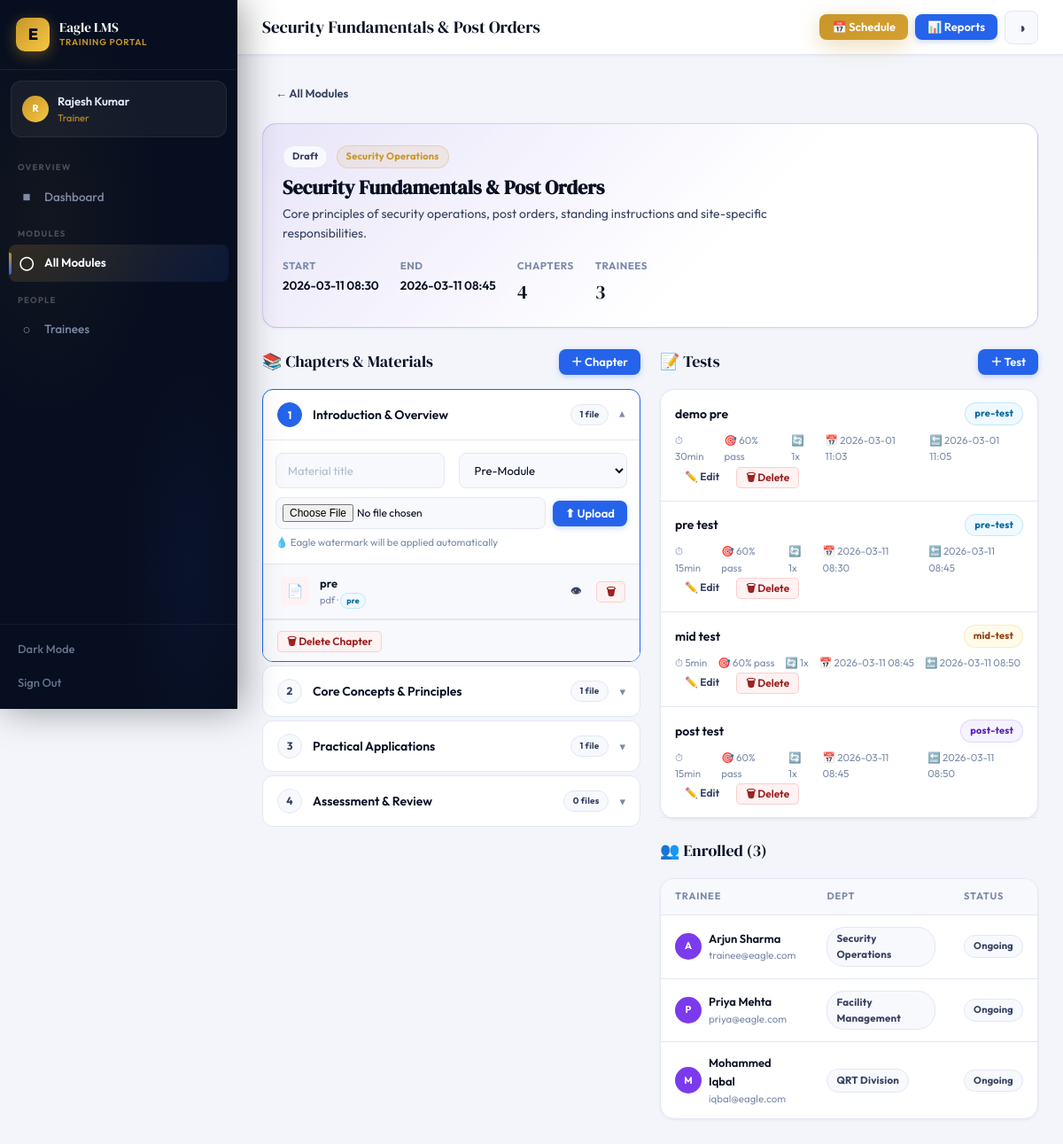
The app's page /trainer/module/1 (signed in) with its own data.
### tables this page shows
CREATE TABLE modules(
            id INTEGER PRIMARY KEY AUTOINCREMENT,
            title TEXT NOT NULL, description TEXT, category TEXT,
            trainer_id INTEGER, start_datetime TIMESTAMP, end_datetime TIMESTAMP,
            status TEXT DEFAULT 'draft', is_default BOOLEAN DEFAULT 0,
            color TEXT DEFAULT '#3B5BDB',
            created_at TIMESTAMP DEFAULT CURRENT_TIMESTAMP,
            FOREIGN KEY(trainer_id) REFERENCES users(id));

CREATE TABLE chapters(
            id INTEGER PRIMARY KEY AUTOINCREMENT,
            module_id INTEGER NOT NULL, title TEXT NOT NULL,
            order_num INTEGER DEFAULT 0,
            FOREIGN KEY(module_id) REFERENCES modules(id));

CREATE TABLE materials(
            id INTEGER PRIMARY KEY AUTOINCREMENT,
            module_id INTEGER, chapter_id INTEGER,
            title TEXT NOT NULL, file_path TEXT, watermarked_path TEXT,
            file_type TEXT, release_phase TEXT DEFAULT 'pre',
            order_num INTEGER DEFAULT 0,
            created_at TIMESTAMP DEFAULT CURRENT_TIMESTAMP,
            FOREIGN KEY(module_id) REFERENCES modules(id));

CREATE TABLE tests(
            id INTEGER PRIMARY KEY AUTOINCREMENT,
            module_id INTEGER, title TEXT NOT NULL,
            test_type TEXT NOT NULL,
            duration_minutes INTEGER DEFAULT 30,
            start_datetime TIMESTAMP, end_datetime TIMESTAMP,
            passing_marks INTEGER DEFAULT 60, max_attempts INTEGER DEFAULT 1,
            created_at TIMESTAMP DEFAULT CURRENT_TIMESTAMP,
            FOREIGN KEY(module_id) REFERENCES modules(id));

CREATE TABLE enrollments(
            id INTEGER PRIMARY KEY AUTOINCREMENT,
            module_id INTEGER, trainee_id INTEGER,
            enrolled_at TIMESTAMP DEFAULT CURRENT_TIMESTAMP,
            completed BOOLEAN DEFAULT 0,
            FOREIGN KEY(module_id) REFERENCES modules(id),
            FOREIGN KEY(trainee_id) REFERENCES users(id),
            UNIQUE(module_id,trainee_id));

CREATE TABLE users(
            id INTEGER PRIMARY KEY AUTOINCREMENT,
            name TEXT NOT NULL, email TEXT UNIQUE NOT NULL,
            password TEXT NOT NULL, role TEXT NOT NULL DEFAULT 'trainee',
            phone TEXT, department TEXT,
            created_at TIMESTAMP DEFAULT CURRENT_TIMESTAMP, profile_pic TEXT);

### app.py (the view)
@app.route('/trainer/module/<int:module_id>')
@trainer_required
def trainer_module_detail(module_id):
    db=get_db()
    module=db.execute('SELECT * FROM modules WHERE id=?',(module_id,)).fetchone()
    if not module: abort(404)
    chapters=db.execute('SELECT * FROM chapters WHERE module_id=? ORDER BY order_num',(module_id,)).fetchall()
    materials=db.execute('SELECT * FROM materials WHERE module_id=? ORDER BY chapter_id,order_num',(module_id,)).fetchall()
    tests=db.execute('SELECT * FROM tests WHERE module_id=? ORDER BY created_at',(module_id,)).fetchall()
    enrollments=db.execute('''SELECT u.name,u.email,u.department,e.enrolled_at,e.completed,e.trainee_id
        FROM enrollments e JOIN users u ON e.trainee_id=u.id WHERE e.module_id=?''',(module_id,)).fetchall()
    mat_by_chapter={}
    for mat in materials:
        cid=mat['chapter_id'] or 0
        mat_by_chapter.setdefault(cid,[]).append(dict(mat))
    return render_template('trainer_module_detail.html',module=module,chapters=chapters,
        materials=materials,mat_by_chapter=mat_by_chapter,tests=tests,enrollments=enrollments)

### app.py (called while the page is built)
def get_db():
    db = sqlite3.connect(os.path.join(BASE_DIR, 'lms.db'))
    db.row_factory = sqlite3.Row
    return db

def trainer_required(f):
    @wraps(f)
    def d(*a,**kw):
        if 'user_id' not in session or session.get('role')!='trainer': return redirect(url_for('login'))
        return f(*a,**kw)
    return d

@app.context_processor
def inject_globals():
    nc = 0
    if 'user_id' in session:
        nc = get_db().execute('SELECT COUNT(*) as c FROM notifications WHERE user_id=? AND is_read=0',(session['user_id'],)).fetchone()['c']
    return dict(COMPANY=COMPANY, notif_count=nc)

### templates/trainer_module_detail.html (shortened to what this page needs)
{% extends 'base.html' %}
{% block page_title %}{{ module.title }}{% endblock %}
{% block topbar_actions %}
<button onclick="openSchedule({{ module.id }},'{{ module.title|e }}','{{ module.start_datetime[:16] if module.start_datetime else '' }}','{{ module.end_datetime[:16] if module.end_datetime else '' }}','{{ module.status }}','{{ module.color or '#3B5BDB' }}')" class="btn btn-gold btn-sm">📅 Schedule</button>
<a href="{{ url_for('module_reports', module_id=module.id) }}" class="btn btn-primary btn-sm">📊 Reports</a>
{% endblock %}
{% block content %}
<div style="margin-bottom:18px">
  <a href="{{ url_for('trainer_modules') }}" class="btn btn-ghost btn-sm">← All Modules</a>
</div>
<div class="card card-p anim-up mb-6" style="background:linear-gradient(135deg,{{ module.color or '#2563EB' }}15 0%,var(--card) 60%);border-color:{{ module.color or '#2563EB' }}40">
  <div class="flex justify-b items-c gap-4" style="flex-wrap:wrap">
    <div>
      <div style="margin-bottom:8px">
        {% if module.status=='published' %}<span class="badge b-green badge-dot">Published</span>{% else %}<span class="badge b-neutral">Draft</span>{% endif %}
        <span class="badge b-gold" style="margin-left:6px">{{ module.category or 'General' }}</span>
      </div>
      <h2 style="font-family:'DM Serif Display',serif;font-size:22px;margin-bottom:6px">{{ module.title }}</h2>
      <p class="t-secondary" style="font-size:14px;max-width:580px">{{ module.description or 'No description.' }}</p>
    </div>
    <div class="flex gap-6 anim-r d2" style="flex-shrink:0">
      <div><div class="t-xs t-muted fw-700" style="letter-spacing:.5px;text-transform:uppercase;margin-bottom:3px">Start</div><div style="font-size:13.5px;font-weight:600">{{ module.start_datetime[:16].replace('T',' ') if module.start_datetime else 'Not set' }}</div></div>
      <div><div class="t-xs t-muted fw-700" style="letter-spacing:.5px;text-transform:uppercase;margin-bottom:3px">End</div><div style="font-size:13.5px;font-weight:600">{{ module.end_datetime[:16].replace('T',' ') if module.end_datetime else 'Not set' }}</div></div>
      <div><div class="t-xs t-muted fw-700" style="letter-spacing:.5px;text-transform:uppercase;margin-bottom:3px">Chapters</div><div style="font-family:'DM Serif Display',serif;font-size:22px">{{ chapters|length }}</div></div>
      <div><div class="t-xs t-muted fw-700" style="letter-spacing:.5px;text-transform:uppercase;margin-bottom:3px">Trainees</div><div style="font-family:'DM Serif Display',serif;font-size:22px">{{ enrollments|length }}</div></div>
    </div>
  </div>
</div>
<div style="display:grid;grid-template-columns:1fr 1fr;gap:22px">
  <div class="anim-up d1">
    <div class="sh mb-4">
      <div class="sh-title">📚 Chapters & Materials</div>
      <button onclick="document.getElementById('add-ch-modal').classList.add('open')" class="btn btn-primary btn-sm">＋ Chapter</button>
    </div>
    <div class="chapter-list" id="ch-list">
      {% if chapters %}
        {% for ch in chapters %}
        {% set ch_mats = mat_by_chapter.get(ch.id, []) %}
        <div class="chapter-item" id="chi-{{ ch.id }}">
          <div class="ch-header" onclick="toggleChapter('{{ ch.id }}')">
            <div class="ch-num">{{ loop.index }}</div>
            <div class="ch-title">{{ ch.title }}</div>
            <span class="badge b-neutral t-xs" style="font-size:10px">{{ ch_mats|length }} file{{ 's' if ch_mats|length != 1 }}</span>
            <span class="ch-chevron" id="chev-{{ ch.id }}">▾</span>
          </div>
          <div class="ch-body" id="chb-{{ ch.id }}">
            <form method="POST" action="{{ url_for('upload_material', module_id=module.id) }}" enctype="multipart/form-data" style="padding:14px;border-bottom:1px solid var(--border);background:var(--card)">
              <div class="g2" style="margin-bottom:10px">
                <input type="text" name="title" class="form-input" placeholder="Material title" style="font-size:13px" required>
                <select name="phase" class="form-select" style="font-size:13px">
                  <option value="pre">Pre-Module</option>
                </select>
              </div>
              <div class="flex gap-2 items-c">
                <input type="file" name="file" class="form-input" accept=".pdf,.ppt,.pptx,.mp4,.mov,.avi,.mkv,.webm" style="font-size:12px;padding:7px;flex:1" required>
                <button type="submit" class="btn btn-primary btn-sm" style="flex-shrink:0">⬆ Upload</button>
              </div>
              <div class="t-xs t-muted" style="margin-top:6px">💧 Eagle watermark will be applied automatically</div>
            </form>
            {% for mat in ch_mats %}
            <div class="mat-row">
              <div class="mat-ico" style="background:{% if mat.file_type=='video' %}var(--violet-bg){% elif mat.file_type=='pdf' %}var(--red-bg){% else %}var(--sky-bg){% endif %}">
                {% if mat.file_type=='video' %}🎬{% elif mat.file_type=='pdf' %}📄{% elif mat.file_type=='ppt' %}📊{% else %}📎{% endif %}
              </div>
              <div class="mat-info">
                <div class="mat-title">{{ mat.title }}</div>
                <div class="mat-sub">{{ mat.file_type }} · <span class="badge {% if mat.release_phase=='pre' %}b-sky{% elif mat.release_phase=='live' %}b-green{% else %}b-violet{% endif %}" style="font-size:9px;padding:1px 6px">{{ mat.release_phase }}</span></div>
              </div>
              <div class="mat-actions">
                <a href="{{ url_for('serve_file', filename=mat.file_path) }}" target="_blank" class="btn btn-ghost btn-xs">👁</a>
                <form method="POST" action="{{ url_for('delete_material', module_id=module.id, mat_id=mat.id) }}" onsubmit="return confirm('Delete this material?')">
                  <button type="submit" class="btn btn-danger btn-xs">🗑</button>
                </form>
              </div>
            </div>
            {% else %}
            <div style="padding:16px;text-align:center;color:var(--t3);font-size:13px">No materials uploaded yet</div>
            {% endfor %}
            <div style="padding:10px 16px;background:var(--card2);border-top:1px solid var(--border)">
              <form method="POST" action="{{ url_for('delete_chapter', module_id=module.id, chapter_id=ch.id) }}" onsubmit="return confirm('Delete chapter and all its materials?')">
                <button type="submit" class="btn btn-danger btn-xs">🗑 Delete Chapter</button>
              </form>
            </div>
          </div>
        </div>
        {% endfor %}
      {% endif %}
    </div>
  </div>
  <div>
    <div class="anim-r d2" style="margin-bottom:22px">
      <div class="sh mb-4">
        <div class="sh-title">📝 Tests</div>
        <a href="{{ url_for('create_test', module_id=module.id) }}" class="btn btn-primary btn-sm">＋ Test</a>
      </div>
      <div class="card">
        {% if tests %}
        {% for test in tests %}
        <div style="padding:14px 16px;border-bottom:1px solid var(--border)">
          <div class="flex justify-b items-c mb-2">
            <div style="font-weight:600;font-size:14px">{{ test.title }}</div>
            <span class="badge {% if test.test_type=='pre' %}b-sky{% elif test.test_type=='post' %}b-violet{% else %}b-amber{% endif %}">{{ test.test_type }}-test</span>
          </div>
          <div class="flex gap-3 t-xs t-muted mb-3">
            <span>⏱ {{ test.duration_minutes }}min</span>
            <span>🎯 {{ test.passing_marks }}% pass</span>
            <span>🔄 {{ test.max_attempts }}x</span>
            {% if test.start_datetime %}<span>📅 {{ test.start_datetime[:16].replace('T',' ') }}</span>{% endif %}
            {% if test.end_datetime %}<span>🔚 {{ test.end_datetime[:16].replace('T',' ') }}</span>{% endif %}
          </div>
          <div class="flex gap-2">
            <a href="{{ url_for('edit_test', module_id=module.id, test_id=test.id) }}" class="btn btn-ghost btn-xs">✏️ Edit</a>
            <form method="POST" action="{{ url_for('delete_test', module_id=module.id, test_id=test.id) }}" onsubmit="return confirm('Delete this test and all its attempts?')">
              <button type="submit" class="btn btn-danger btn-xs">🗑 Delete</button>
            </form>
          </div>
        </div>
        {% endfor %}
        {% else %}
        <div style="padding:32px;text-align:center;color:var(--t3)"><div style="font-size:28px;margin-bottom:8px">📝</div><div class="t-sm">No tests yet.<br><a href="{{ url_for('create_test', module_id=module.id) }}" style="color:var(--acc)">Create a test →</a></div></div>
        {% endif %}
      </div>
    </div>
    <div class="anim-r d3">
      <div class="sh mb-4">
        <div class="sh-title">👥 Enrolled ({{ enrollments|length }})</div>
      </div>
      <div class="card tbl-wrap">
        {% if enrollments %}
        <table>
          <thead><tr><th>Trainee</th><th>Dept</th><th>Status</th></tr></thead>
          <tbody>
            {% for e in enrollments %}
            <tr>
              <td>
                <div class="flex items-c gap-2">
                  <div class="ava ava-sm" style="background:linear-gradient(135deg,{{ module.color or '#2563EB' }},#7C3AED)">{{ e.name[0].upper() }}</div>
                  <div><div style="font-weight:600;font-size:13px">{{ e.name }}</div><div class="t-xs t-muted">{{ e.email }}</div></div>
                </div>
              </td>
              <td><span class="badge b-neutral t-xs">{{ e.department or '—' }}</span></td>
              <td>{% if e.completed %}<span class="badge b-green badge-dot">Done</span>{% else %}<span class="badge b-neutral">Ongoing</span>{% endif %}</td>
            </tr>
            {% endfor %}
          </tbody>
        </table>
        {% else %}
        <div style="padding:24px;text-align:center;color:var(--t3);font-size:13px">No trainees enrolled.</div>
        {% endif %}
      </div>
    </div>
  </div>
</div>
{% endblock %}

### records on screen
modules: title "Security Fundamentals & Post Orders", category "Security Operations", description "Core principles of security operations, post orders, standing instructions and site-specific responsibilities.", start_datetime "2026-03-11 08:30", end_datetime "2026-03-11 08:45"
chapters: title "Introduction & Overview", ch_mats "1"
materials: title "pre", file_type "pdf", release_phase "pre"
chapters: title "Core Concepts & Principles", ch_mats "1"
chapters: title "Practical Applications", ch_mats "1"
chapters: title "Assessment & Review", ch_mats "0", value "s"
tests: title "demo pre", test_type "pre", duration_minutes "30", passing_marks "60", max_attempts "1", start_datetime "2026-03-01 11:03", end_datetime "2026-03-01 11:05"
tests: title "pre test", test_type "pre", duration_minutes "15", passing_marks "60", max_attempts "1", start_datetime "2026-03-11 08:30", end_datetime "2026-03-11 08:45"
tests: title "mid test", test_type "mid", duration_minutes "5", passing_marks "60", max_attempts "1", start_datetime "2026-03-11 08:45", end_datetime "2026-03-11 08:50"
tests: title "post test", test_type "post", duration_minutes "15", passing_marks "60", max_attempts "1", start_datetime "2026-03-11 08:45", end_datetime "2026-03-11 08:50"
enrollments: name "A", name "Arjun Sharma", email "trainee@eagle.com", department "Security Operations", completed "Ongoing"
enrollments: name "P", name "Priya Mehta", email "priya@eagle.com", department "Facility Management", completed "Ongoing"
enrollments: name "M", name "Mohammed Iqbal", email "iqbal@eagle.com", department "QRT Division", completed "Ongoing"

### other values on screen
{{ session.name[0].upper() }} "R"
{{ session.name }} "Rajesh Kumar"
{{ session.role }} "Trainer"
{{ chapters|length }} "4"
{{ enrollments|length }} "3"
